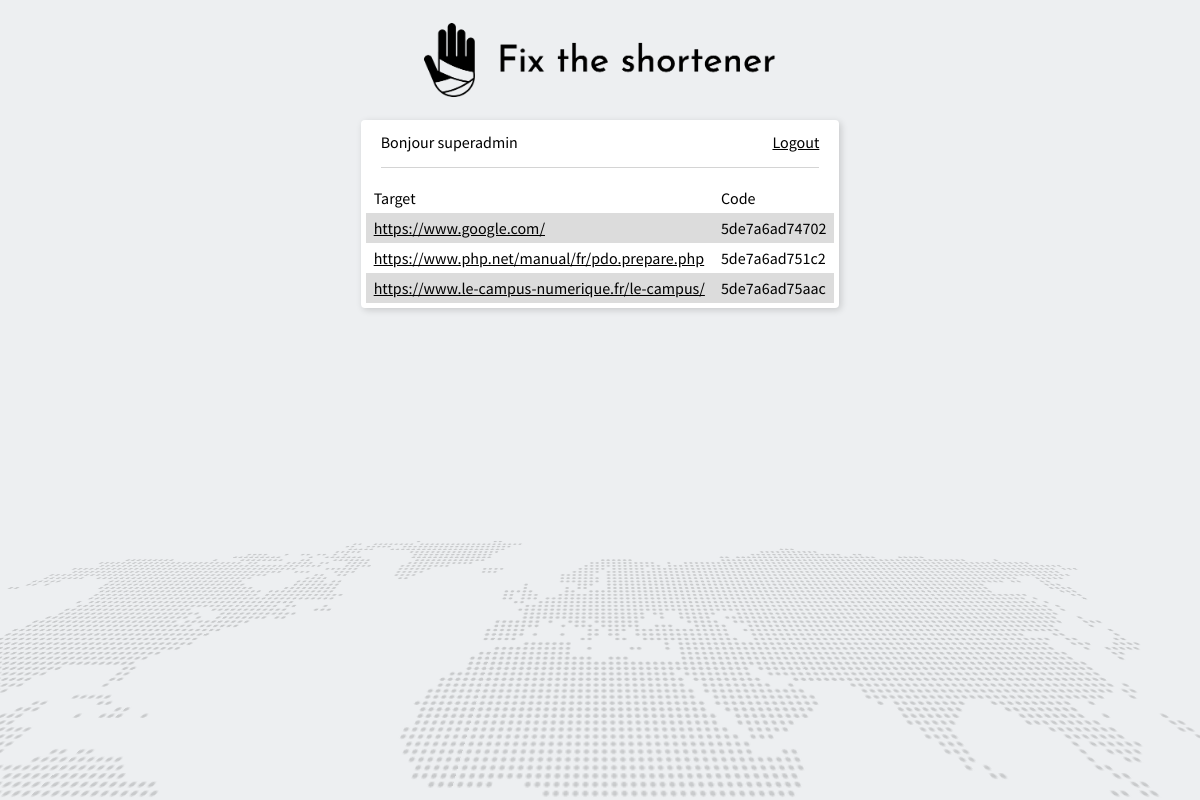
Screenshot of /admin/index.php (signed in) with the database file from the repository.
### tables this page shows
CREATE TABLE urls (
	code TEXT PRIMARY KEY, 
	target TEXT);

### admin/index.php (the view, shortened to what this page needs)
<?php
require '../config.php';
?>
<html>
	<head>
	</head>
	<body>
		<div class="background"><img src="img/background.svg"></div>
		<a href="/"><img src="img/logo.png" class="logo"></a>
		<div class="container">
			<?php if(isset($_SESSION['user'])): ?>
                <p>
                    Bonjour <?=$_SESSION['user']['login']?>
                    <a style="float:right;" href="?logout">Logout</a>
                </p>
                <hr>
                <?php if(!$_SESSION['user']['admin']):?>
                <p class="error">Vous devez être administrateur pour afficher les liens.</p>
                <?php else: ?>
				<table>
					<thead>
						<td>Target</td>
						<td>Code</td>
					</thead>
					<tbody>
						<?php
						$query = $database->query('select * from urls');
						foreach($query->fetchAll() as $url): ?>
						<tr>
							<td>
								<a href="<?=$url['target']?>" target="_blank">
									<?=$url['target']?>
								</a>
							</td>
							<td><?=$url['code']?></td>
						</tr>
						<?php endforeach ?>
					</tbody>
				</table>
                <?php endif; ?>
			<?php endif; ?>
		</div>
	</body>
</html>

### admin/index.php (style rules this page uses)
* { margin:0; padding:0; }
body, html { height: 100%; }
.logo { height: 120px; display: block; margin: 0 auto; }
body { font-family: 'Source Sans Pro', sans-serif; background: #edeff1; }
.background { position: fixed; perspective: 200px; top: 100%; transform: translateY(-59%) scale(1.5); width: 100%; text-align: center; opacity: .2; pointer-events: none; perspective-origin: center; z-index: -1; }
.background img { width: 100%; transform: rotateX(32deg); }
.container { margin:0 auto; background: white; border-radius: 4px; box-shadow: 2px 2px 7px 0px #00000029; padding:5px; width: fit-content; margin-bottom:50px; }
a { color: inherit; }
table { border-collapse: collapse; width: 100%; }
table td, table th { padding:5px 8px; }
table tbody tr:nth-child(odd) { background: #f00; background: #dcdcdc; }
hr { border: 1px solid #d4d4d4; border-bottom: none; margin: 15px 15px; }
p { margin: 7px 15px; }

### rows the page displays
urls: target "https://www.google.com/", code "5de7a6ad74702"
urls: target "https://www.php.net/manual/fr/pdo.prepare.php", code "5de7a6ad751c2"
urls: target "https://www.le-campus-numerique.fr/le-campus/", code "5de7a6ad75aac"

### other values shown
$_SESSION['user']['login'] "superadmin"
